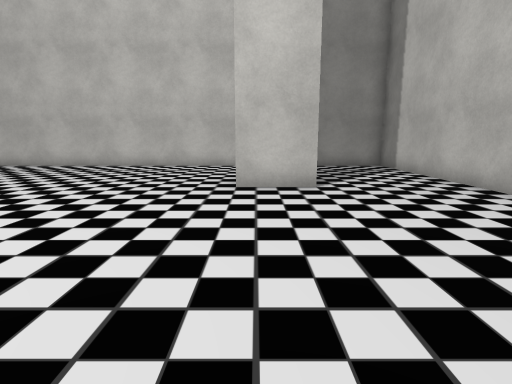
[1] (above)

16 first-person views from a walk through a Unity game level. The camera is 1.2 m above the floor, tilts 10° down and sees 80° across. The floor is counted in squares, 1 m on a side. Each view is taken from the middle of a square. On the plan, view 1 faces up. The plan holds only what a view shows up to about 13 squares ahead; the rest is blank. The player is left out. Some surface patterns are stand-ins.

[2]
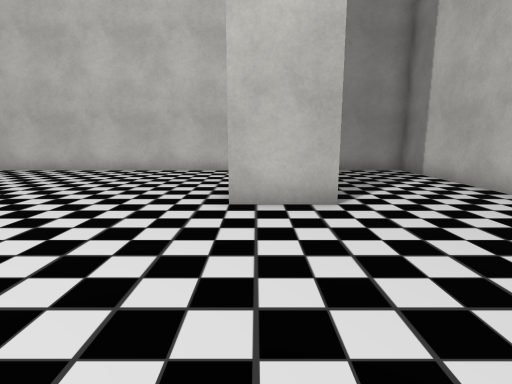

[3]
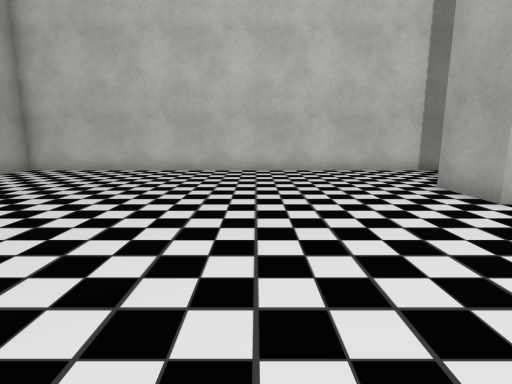

[4]
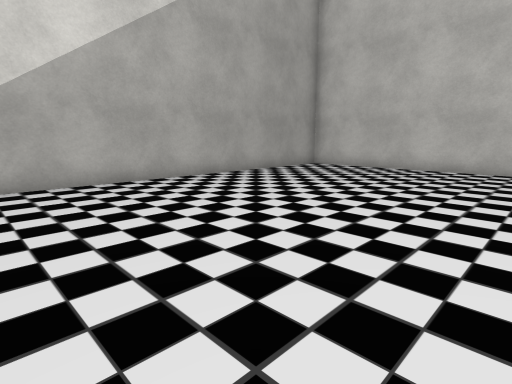

[5]
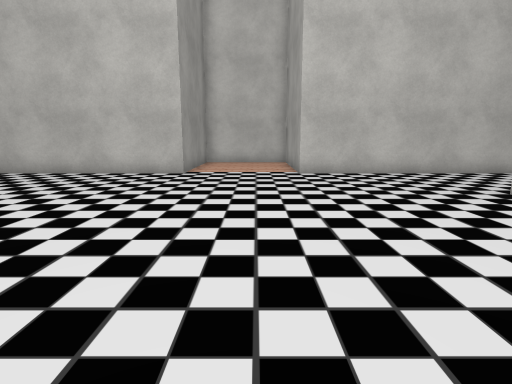

[6]
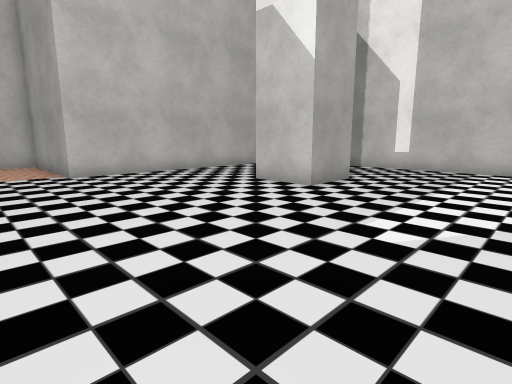

[7]
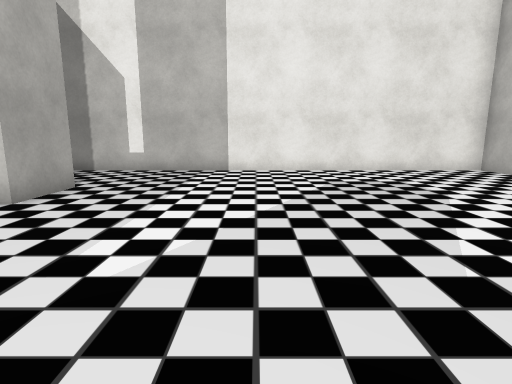

[8]
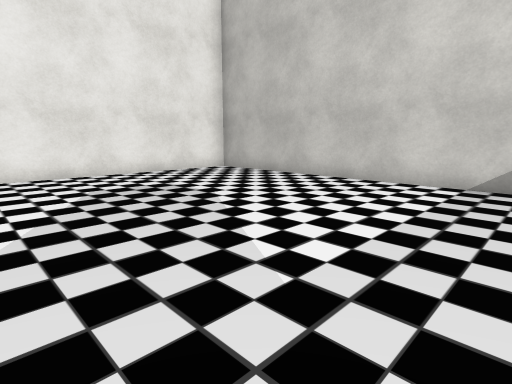

[9]
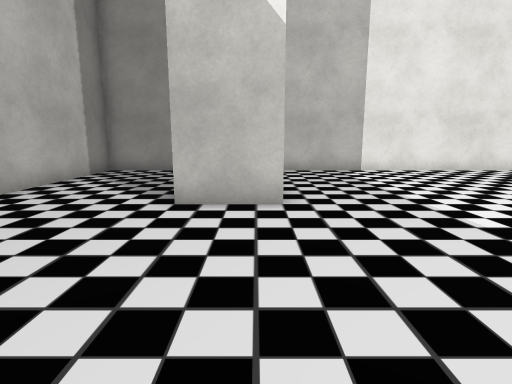

[10]
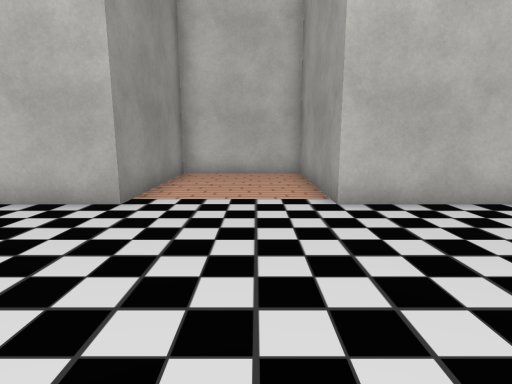

[11]
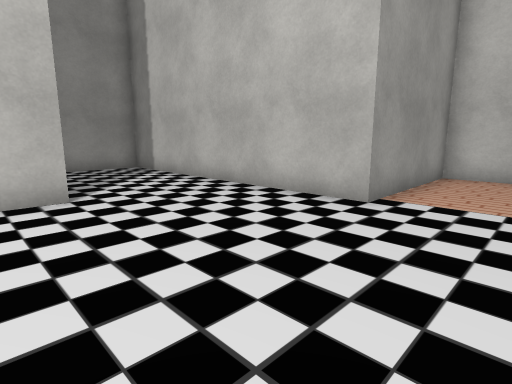

[12]
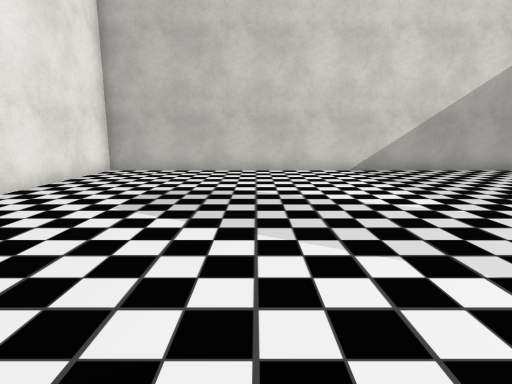

[13]
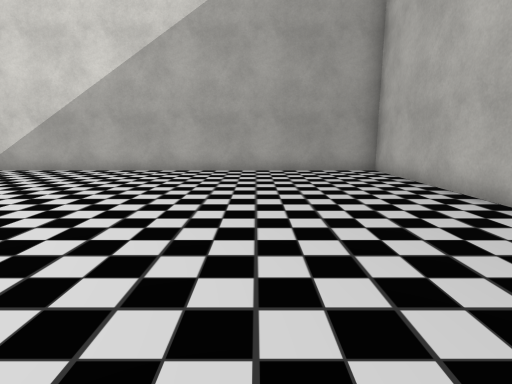

[14]
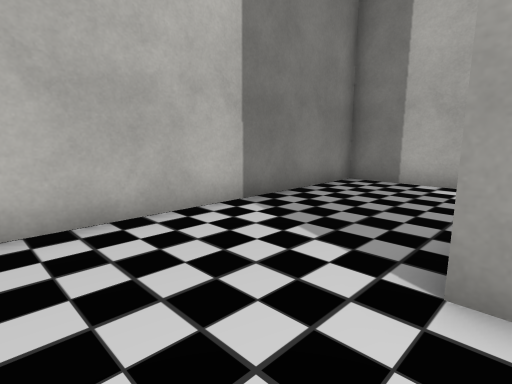

[15]
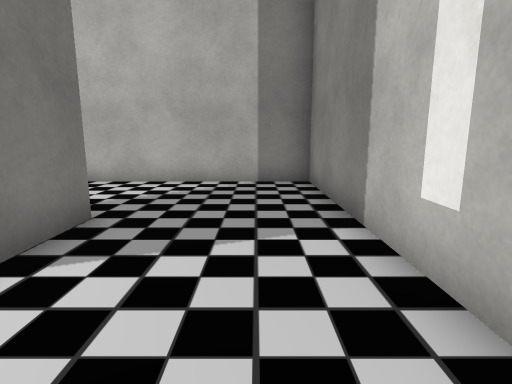

[16]
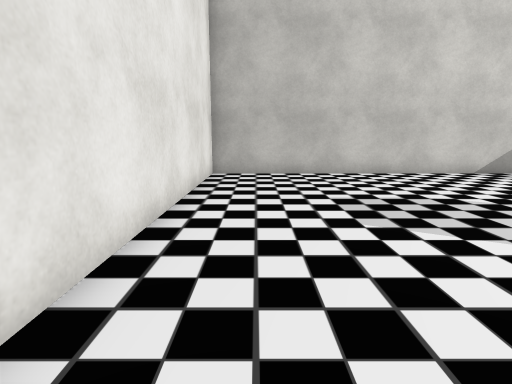

### Floor plan
Points are (right, up) in squares from view 1. A wall is a line through its corners. A room is listed if a view was taken in it or the views show most of it. See-through windows are left out.
Room 1 (views 1, 2, 3, 4, 5, 6, 7, 8, 9, 10, 11, 12, 13, 14, 15, 16)
walls: (1.6, 7.5) (-0.5, 7.5) (-0.5, 9.5); (-0.5, -6.6) (-0.5, -4.5) (1.5, -4.5); (5.5, 3.5) (5.5, 13.5) (-13.5, 13.5) (-13.5, -10.5) (5.5, -10.5) (5.5, -0.5) (10.5, -0.5) (10.5, 3.5) (5.5, 3.5); (1.5, -6.5) (-0.1, -6.5)

Positions as (right, up) in squares from view 1, and headings:
1: (0, 0), facing up
2: (0, 2), facing up
3: (-5, 2), facing up
4: (-5, 1), facing up-left
5: (-5, 1), facing right
6: (-5, 2), facing down-right
7: (-5, 1), facing down
8: (-5, 0), facing down-left
9: (0, 1), facing down
10: (0, 1), facing right
11: (0, 1), facing up-right
12: (-2, -5), facing left
13: (-2, 9), facing left
14: (-3, 9), facing up-right
15: (-3, -9), facing right
16: (-3, -9), facing left
